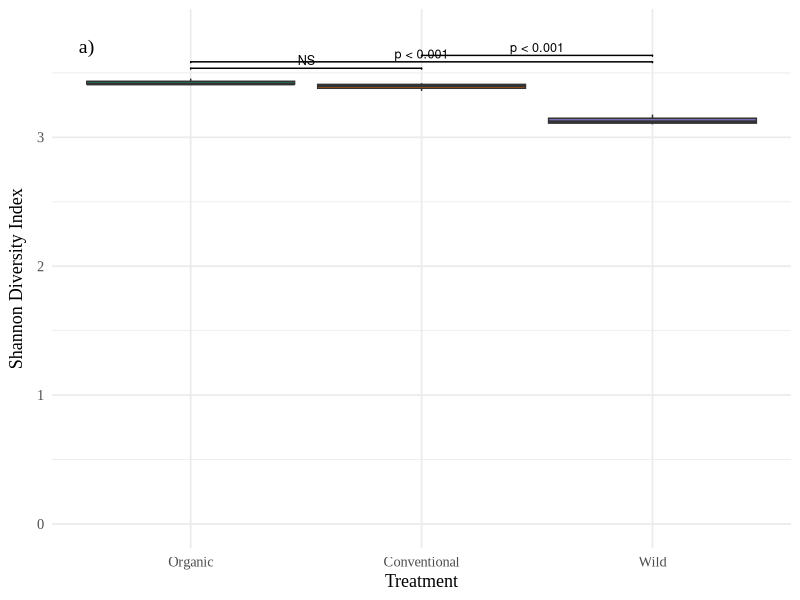
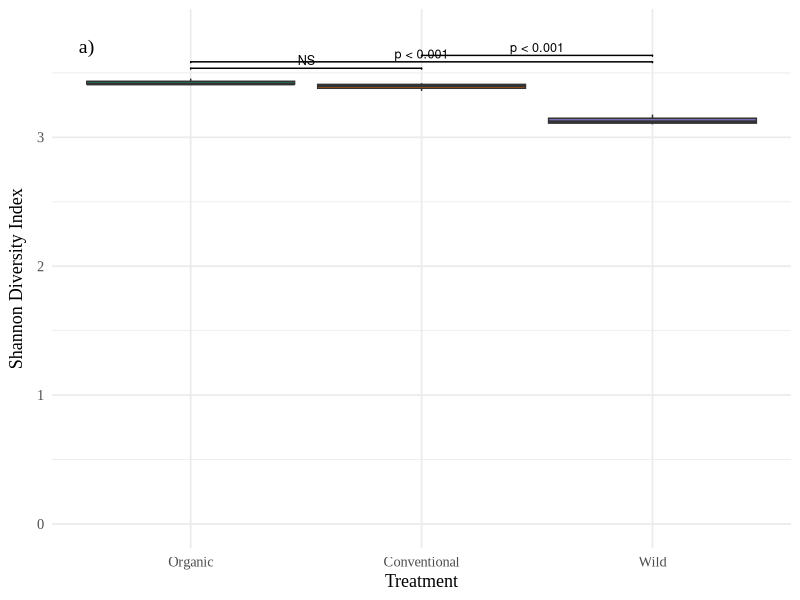

Source code (R) for these figures, in order:
# ---- Packages ----
library(tidyverse)
library(vegan)
library(ggsignif)
library(Cairo)

# ---- Read data ----
df <- read.csv("data/Figure_7.csv", sep = ";", stringsAsFactors = FALSE)

# Esperado: Sample, Treatment, Organ Material, Genera, Abundance
df$Abundance <- as.numeric(df$Abundance)
df$Genera    <- trimws(df$Genera)
df$Treatment <- factor(df$Treatment, levels = c("Organic", "Conventional", "Wild"))

# ---- Shannon per sample (counts) ----
shannon_index <- df %>%
  group_by(Sample, Treatment) %>%
  summarise(Shannon = diversity(Abundance, index = "shannon"),
            .groups = "drop")

# ---- ANOVA + Tukey ----
anova_shannon <- aov(Shannon ~ Treatment, data = shannon_index)
tukey_tbl <- TukeyHSD(anova_shannon)$Treatment

# Comparaciones (solo las que existan en los datos)
all_comp <- list(c("Organic","Conventional"),
                 c("Organic","Wild"),
                 c("Conventional","Wild"))
present_lvls <- levels(droplevels(shannon_index$Treatment))
comparisons <- Filter(function(x) all(x %in% present_lvls), all_comp)

# Orden de extracción de p-valores en Tukey
key_map <- c("Conventional-Organic","Wild-Organic","Wild-Conventional")
p_vals <- tukey_tbl[key_map[key_map %in% rownames(tukey_tbl)], "p adj"]

p_labels <- sapply(p_vals, function(p){
  if (is.na(p)) "NA"
  else if (p > 0.05) "NS"
  else if (p < 0.001) "p < 0.001"
  else paste("p =", format(p, digits = 3))
})

# Ajusta longitud por si falta alguna comparación
if (length(comparisons) != length(p_labels)) {
  # recorta o repite de forma segura
  p_labels <- p_labels[seq_len(length(comparisons))]
}

# Posiciones verticales automáticas
y_max <- max(shannon_index$Shannon, na.rm = TRUE)
y_pos <- y_max + seq(0.05, 0.15, length.out = length(comparisons))

# ---- Plot ----
p <- ggplot(shannon_index, aes(x = Treatment, y = Shannon, fill = Treatment)) +
  geom_boxplot(width = 0.9) +
  theme_minimal(base_family = "Times New Roman", base_size = 13) +
  labs(x = "Treatment", y = "Shannon Diversity Index") +
  scale_fill_manual(values = c(Organic = "#1b9e77",
                               Conventional = "#d95f02",
                               Wild = "#7570b3")) +
  { if (length(comparisons) > 0)
    geom_signif(comparisons = comparisons,
                annotations = p_labels,
                map_signif_level = FALSE,
                y_position = y_pos, tip_length = 0.01,
                textsize = 3.2, vjust = 0.2)
    else NULL } +
  annotate("text", x = 0.55, y = y_max + 0.25, label = "a)",
           size = 5, family = "Times New Roman") +
  coord_cartesian(ylim = c(0, y_max + 0.35)) +
  theme(legend.position = "none",
        axis.title.y = element_text(margin = margin(r = 8)))

# ---- Export ----
CairoPDF("output/Figure_7a.pdf", width = 6, height = 5, family = "Times New Roman")
print(p); dev.off()

tiff("output/Figure_7a.tiff", units = "in", width = 6, height = 5,
     res = 600, compression = "lzw", type = "cairo")
print(p); dev.off()
